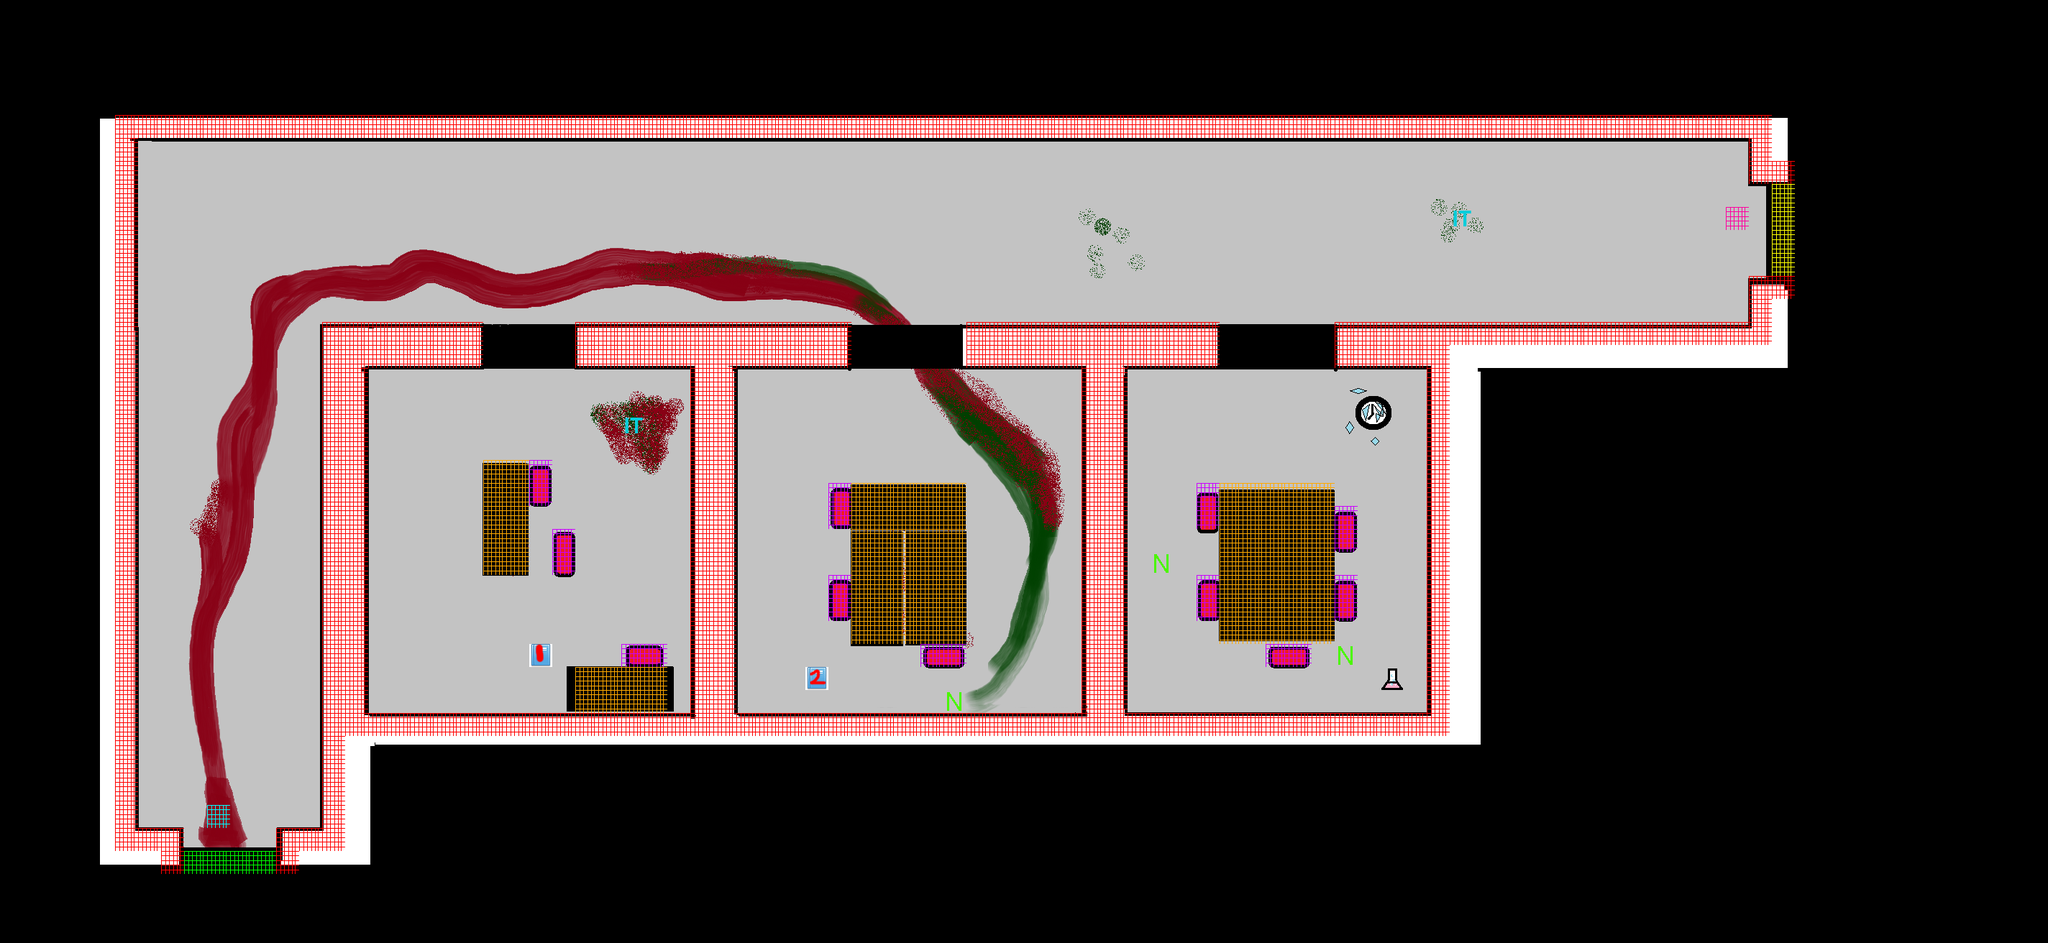

Rendered tile map (Tiled .tmx) drawn with the repository's tilesets; below, a short description and the map source with its tile grids summarised:
An orthogonal 89x41 tile map with 32x32 px tiles, 1 tile layer (meta), 3 tilesets, 4 image layers.

<map version="1.0" orientation="orthogonal" renderorder="right-down" width="89" height="41" tilewidth="32" tileheight="32" nextobjectid="1">
 <tileset firstgid="1" name="mesh" tilewidth="32" tileheight="32">
  <tile id="0">
   <properties>
    <property name="collision_zombie" value="true" />
    <property name="water" value="true" />
   </properties>
   <image width="32" height="32" source="../Tiles/mesh_blue.png" />
  </tile>
  <tile id="1">
   <properties>
    <property name="collision_zombie" value="true" />
    <property name="door" value="0" />
   </properties>
   <image width="32" height="32" source="../Tiles/mesh_green.png" />
  </tile>
  <tile id="2">
   <properties>
    <property name="collision_zombie" value="true" />
    <property name="sneak" value="true" />
   </properties>
   <image width="32" height="32" source="../Tiles/mesh_orange.png" />
  </tile>
  <tile id="3">
   <properties>
    <property name="collision_player" value="true" />
   </properties>
   <image width="32" height="32" source="../Tiles/mesh_purple.png" />
  </tile>
  <tile id="4">
   <properties>
    <property name="collision_all" value="true" />
    <property name="collision_zombie" value="true" />
   </properties>
   <image width="32" height="32" source="../Tiles/mesh_red.png" />
  </tile>
  <tile id="5">
   <properties>
    <property name="collision_zombie" value="true" />
    <property name="door" value="2" />
   </properties>
   <image width="32" height="32" source="../Tiles/mesh_yellow.png" />
  </tile>
  <tile id="6">
   <properties>
    <property name="player_spawn" value="true" />
   </properties>
   <image width="32" height="32" source="../Tiles/mesh_teal.png" />
  </tile>
  <tile id="7">
   <properties>
    <property name="player_return" value="true" />
   </properties>
   <image width="32" height="32" source="../Tiles/mesh_pink.png" />
  </tile>
  <tile id="8">
   <properties>
    <property name="zombie_spawn" value="BOSS" />
   </properties>
   <image width="32" height="32" source="../Tiles/zombie_boss.png" />
  </tile>
  <tile id="9">
   <properties>
    <property name="zombie_spawn" value="DATA" />
   </properties>
   <image width="32" height="32" source="../Tiles/zombie_d.png" />
  </tile>
  <tile id="10">
   <properties>
    <property name="zombie_spawn" value="ECON" />
   </properties>
   <image width="32" height="32" source="../Tiles/zombie_i.png" />
  </tile>
  <tile id="11">
   <properties>
    <property name="zombie_spawn" value="IT" />
   </properties>
   <image width="32" height="32" source="../Tiles/zombie_it.png" />
  </tile>
  <tile id="12">
   <properties>
    <property name="zombie_spawn" value="ZETA" />
   </properties>
   <image width="32" height="32" source="../Tiles/zombie_z.png" />
  </tile>
  <tile id="13">
   <properties>
    <property name="potion" value="HEALTH" />
   </properties>
   <image width="32" height="32" source="../Tiles/healthpotion.png" />
  </tile>
  <tile id="14">
   <properties>
    <property name="potion" value="SPEED" />
   </properties>
   <image width="32" height="32" source="../Tiles/speedpotion.png" />
  </tile>
  <tile id="15">
   <properties>
    <property name="book" value="1" />
   </properties>
   <image width="32" height="32" source="../Tiles/book1.png" />
  </tile>
  <tile id="16">
   <properties>
    <property name="book" value="2" />
   </properties>
   <image width="32" height="32" source="../Tiles/book2.png" />
  </tile>
  <tile id="17">
   <properties>
    <property name="book" value="3" />
   </properties>
   <image width="32" height="32" source="../Tiles/book3.png" />
  </tile>
  <tile id="18">
   <properties>
    <property name="book" value="4" />
   </properties>
   <image width="32" height="32" source="../Tiles/book4.png" />
  </tile>
  <tile id="19">
   <properties>
    <property name="zombie_spawn" value="BASIC" />
   </properties>
   <image width="32" height="32" source="../Tiles/zombie_normal.png" />
  </tile>
 </tileset>
 <tileset firstgid="21" name="map" tilewidth="1600" tileheight="800">
  <tile id="0">
   <image width="1600" height="800" source="Test_world_2_bottom.png" />
  </tile>
 </tileset>
 <tileset firstgid="22" name="sd" tilewidth="1" tileheight="1" />
 <imagelayer name="bottom">
  <image source="level_1_room_2_bottom.png" />
 </imagelayer>
 <imagelayer name="middle">
  <image source="Level_1_room_2_middle.png" />
 </imagelayer>
 <imagelayer name="middle_dark">
  <image source="Level_1_room_2_middle_dark.png" />
 </imagelayer>
 <imagelayer name="top">
  <image source="Level_1_room_2_top.png" />
 </imagelayer>
 <layer name="meta" width="89" height="41">
  <properties>
   <property name="level" value="2" />
  </properties>
  <data>[3649 cells, 486 non-empty, 12 distinct tile ids]</data>
 </layer>
</map>
